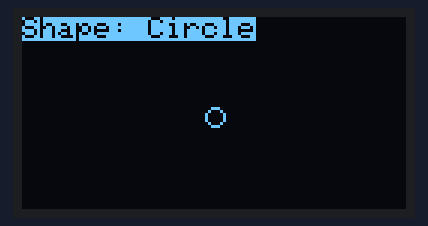
A sketch run on a simulated Arduino Uno, built with avr-gcc and run on an emulated ATmega328P. On the bench: 128×64 one-colour display. Random numbers use the default seed unless the sketch sets one.

Above: at 0.21 s.
At 4.82 s:
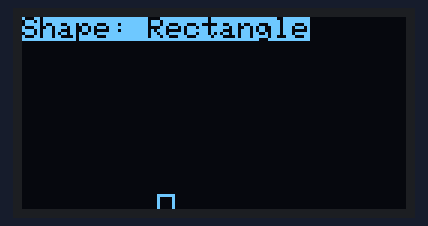
At 8.79 s:
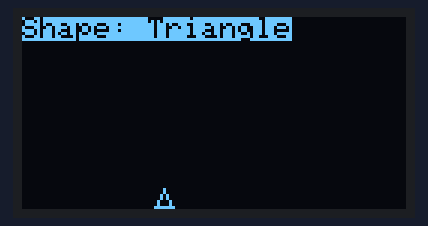
At 17.95 s:
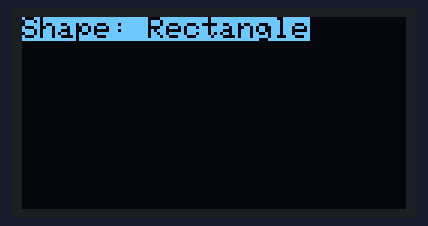
At 28.21 s:
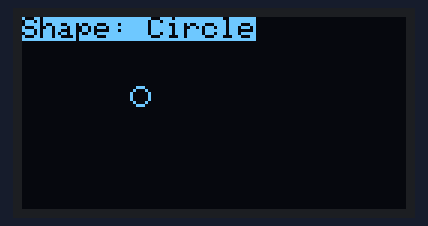
At 38.41 s:
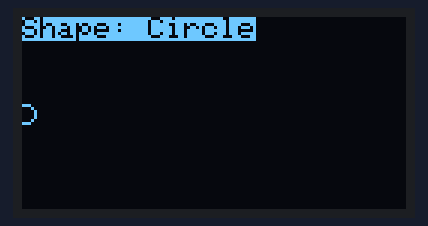

The sketch:

RandomPen.ino
```cpp
// Draws a very gittery shape that randomly moves around on the screen and
// randomly changes between a circle, reactangle, and triangle

// The following OLED setup taken from the ssd1306_128x64_i2c library example
// --------------------------------------------------------------------------
#include <Wire.h>
#include <Adafruit_GFX.h>
#include <Adafruit_SSD1306.h>

#define SCREEN_WIDTH 128 // OLED display width, in pixels
#define SCREEN_HEIGHT 64 // OLED display height, in pixels

// Declaration for an SSD1306 display connected to I2C (SDA, SCL pins)
// The pins for I2C are defined by the Wire-library.
// On an arduino UNO:       A4(SDA), A5(SCL)
// On an arduino MEGA 2560: 20(SDA), 21(SCL)
// On an arduino LEONARDO:   2(SDA),  3(SCL), ...
#define OLED_RESET     4 // Reset pin # (or -1 if sharing Arduino reset pin)
#define SCREEN_ADDRESS 0x3D ///< See datasheet for Address; 0x3D for 128x64, 0x3C for 128x32
Adafruit_SSD1306 display(SCREEN_WIDTH, SCREEN_HEIGHT, &Wire, OLED_RESET);
// --------------------------------------------------------------------------

const int RADIUS = 3;
int _xpos = SCREEN_WIDTH / 2;
int _ypos = SCREEN_HEIGHT / 2;
int _shape = 0;

void setup() {
  Serial.begin(9600);

  // SSD1306_SWITCHCAPVCC = generate display voltage from 3.3V internally
  if(!display.begin(SSD1306_SWITCHCAPVCC, SCREEN_ADDRESS)) {
    Serial.println(F("SSD1306 allocation failed"));
    for(;;); // Don't proceed, loop forever
  }
  display.clearDisplay();

  // Set up text to display black on white
  display.setTextSize(1);
  display.setTextColor(SSD1306_BLACK, SSD1306_WHITE);
}

void loop() {
  display.clearDisplay();

  // Randomize position change
  _xpos += (rand() % 9) - 4;
  if (_xpos < 0) {
    _xpos += SCREEN_WIDTH;
  } else if (_xpos > SCREEN_WIDTH) {
    _xpos -= SCREEN_WIDTH;
  }
  _ypos += (rand() % 9) - 4;
  if (_ypos < 0) {
    _ypos += SCREEN_HEIGHT;
  } else if (_ypos > SCREEN_HEIGHT) {
    _ypos -= SCREEN_HEIGHT;
  }

  // Randomize possible shape change and write shape name to upper left
  if ((rand() % 10) == 0) { // 1 in 10 chance
    _shape = rand() % 3;
  }
  display.setCursor(0,0);
  if (_shape == 0) {
    display.drawCircle(_xpos, _ypos, RADIUS, SSD1306_WHITE);
    display.println("Shape: Circle");
  } else if (_shape == 1) {
    display.drawRect(_xpos - RADIUS, _ypos - RADIUS, RADIUS * 2, RADIUS * 2, SSD1306_WHITE);
    display.println("Shape: Rectangle");
  } else {
    display.drawTriangle(_xpos, _ypos-RADIUS, _xpos-RADIUS, _ypos+RADIUS, _xpos+RADIUS, _ypos+RADIUS, SSD1306_WHITE);
    display.println("Shape: Triangle");
  }

  display.display();
}
```
